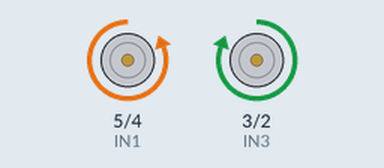
This sketch was run on a simulated Arduino Uno, built with avr-gcc and run on an emulated ATmega328P. Parts: motor-driver pin pairs drawn as motors (green arrow = first pin HIGH = forward, orange = second pin HIGH = backward, longer = more drive, scaled by the enable pin).

Above: at 0.5 s.
Timing chart, 0 to 4.6 s (numbered marks = the images above):
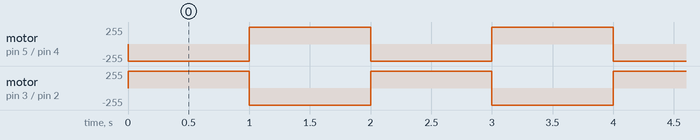

The sketch:

Test_Moteur.ino
```cpp
//--MOTEUR A--
int ENA=10;
//Connecté à Arduino pin9 (sortie PWM)
int IN1=5;
//Connecté à Arduino pin4
int IN2=4;
//Connecté à Arduino pin 5

//--MOTEUR B--
int ENB=11;
//Connecté à Arduino pin 10 (Sortie PWM)
int IN3=3;
//Connecté à Arduino pin6
int IN4=2;
//Connecté à Arduino pin7


void setup(){
  pinMode(ENA,OUTPUT);
  //Configurer
  pinMode(ENB,OUTPUT);
  //les broches
  pinMode(IN1,OUTPUT);
  //comme sortie
  pinMode(IN2,OUTPUT);
  pinMode(IN3,OUTPUT);
  pinMode(IN4,OUTPUT);
  digitalWrite(ENA,LOW);
  // Moteur A - Ne pas tourner

  digitalWrite(ENB,LOW);
  // Moteur B - Ne pas tourner

  //Direction du Moteur A
  digitalWrite(IN1,LOW);
  digitalWrite(IN2,HIGH);

  // Direction du Moteur B
  //NB : en sens inverse du moteurA
  digitalWrite(IN3,HIGH);
  digitalWrite(IN4,LOW);
}

void loop(){
  //Direction du Moteur A
  digitalWrite(IN1,LOW);
  digitalWrite(IN2,HIGH);
  //MoteurA-Plein régime
  analogWrite(ENA,255);


  // Direction du Moteur B
  //NB : en sens inverse du moteurA
  digitalWrite(IN3,HIGH);
  digitalWrite(IN4,LOW);
  //MoteurB-Plein-régime
  analogWrite(ENB,255);

  delay(1000);

  //Direction du Moteur A
  digitalWrite(IN1,HIGH);
  digitalWrite(IN2,LOW);
  //MoteurA-Pleinrégime
  analogWrite(ENA,255);


  // Direction du Moteur B
  //NB : en sens inverse du moteurA
  digitalWrite(IN3,LOW);
  digitalWrite(IN4,HIGH);
  //MoteurB-Plein-régime
  analogWrite(ENB,255);

  delay(1000);
  //1.3 une seul roue tourne dans un sens

  //1.5 Les roues patinent et la voiture va dans tout les sens.

}
```

Measured:
- by itself, motor on pin 5 (IN1) / pin 4 (IN2), motor on pin 3 (IN3) / pin 2 (IN4): alternates forward 255/255 for 1.0 s and backward 255/255 for 1.0 s
